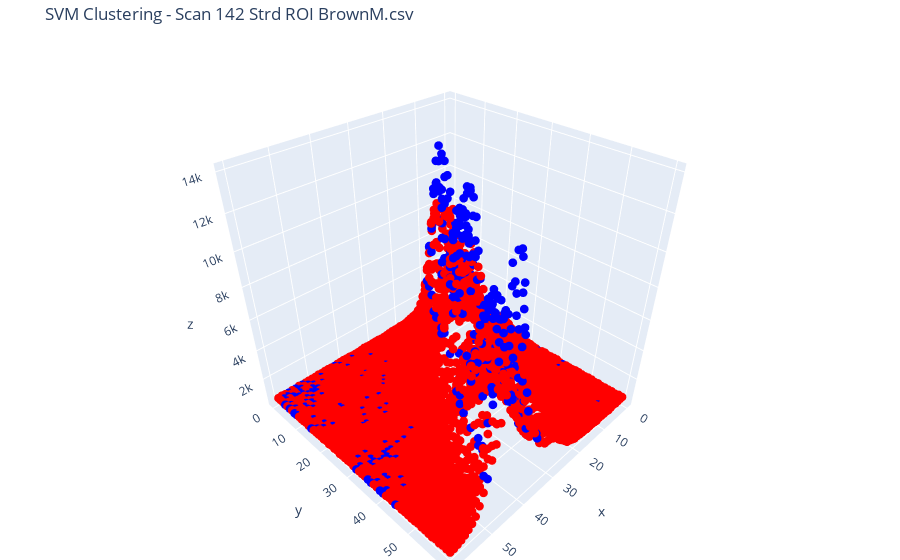
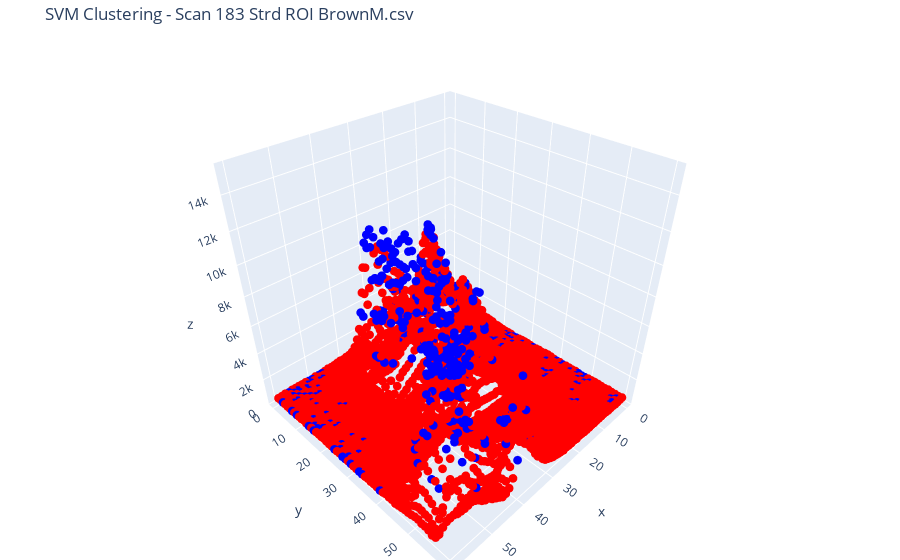

Here is the notebook cell these charts were saved with, in order:
### Code cell
import numpy as np
import matplotlib.pyplot as plt
import plotly.graph_objects as go
from mpl_toolkits.mplot3d import Axes3D
from sklearn import svm

file1_name = 'Scan 142 Strd ROI BrownM.csv'  # Example name, replace with your file name
file2_name = 'Scan 183 Strd ROI BrownM.csv'  # Example name, replace with your file name

file_list = [file1_name, file2_name]

color_map = {1: 'red', -1: 'blue'}

for index, file_name in enumerate(file_list):
    matrix = np.genfromtxt(file_name, delimiter=',')

    X = matrix.flatten().reshape(-1, 1)

    clf = svm.OneClassSVM(nu=0.1, kernel='rbf', gamma='scale')
    clf.fit(X)

    labels = clf.predict(X)

    x = np.arange(0, matrix.shape[1])
    y = np.arange(0, matrix.shape[0])
    X_grid, Y_grid = np.meshgrid(x, y)

    X_flat = X_grid.flatten()
    Y_flat = Y_grid.flatten()
    Z_flat = matrix.flatten()

    colors = [color_map[label] for label in labels]

    # Using plotly for interactive plotting
    fig = go.Figure(data=[go.Scatter3d(x=X_flat, y=Y_flat, z=Z_flat, mode='markers', marker=dict(size=3, color=colors))])
    
    fig.update_layout(title=f'SVM Clustering - {file_name}', margin=dict(l=0, r=0, b=0, t=40))
    fig.show()

### Figure 1 — Plotly figure (JSON) as saved in the notebook; plotly's stock layout.template omitted (floating-point values rounded to 4 significant figures; data arrays with more than 128 entries replaced by an {"elided": "..."} marker saying what was removed)
{"data": [{"marker": {"color": {"elided": "3721 str values"}, "size": 3}, "mode": "markers", "type": "scatter3d", "x": {"elided": "3721 int values"}, "y": {"elided": "3721 int values"}, "z": {"elided": "3721 int values"}}], "layout": {"margin": {"b": 0, "l": 0, "r": 0, "t": 40}, "title": {"text": "SVM Clustering - Scan 142 Strd ROI BrownM.csv"}}}

### Figure 2 — Plotly figure (JSON) as saved in the notebook; plotly's stock layout.template omitted (floating-point values rounded to 4 significant figures; data arrays with more than 128 entries replaced by an {"elided": "..."} marker saying what was removed)
{"data": [{"marker": {"color": {"elided": "3721 str values"}, "size": 3}, "mode": "markers", "type": "scatter3d", "x": {"elided": "3721 int values"}, "y": {"elided": "3721 int values"}, "z": {"elided": "3721 int values"}}], "layout": {"margin": {"b": 0, "l": 0, "r": 0, "t": 40}, "title": {"text": "SVM Clustering - Scan 183 Strd ROI BrownM.csv"}}}
